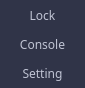
<?xml version="1.0" encoding="UTF-8"?>
<ui version="4.0">
 <class>FunctionBarChoiceDialog</class>
 <widget class="QDialog" name="FunctionBarChoiceDialog">
  <property name="geometry">
   <rect>
    <x>0</x>
    <y>0</y>
    <width>85</width>
    <height>88</height>
   </rect>
  </property>
  <property name="windowTitle">
   <string>Dialog</string>
  </property>
  <widget class="QPushButton" name="lockBtn">
   <property name="geometry">
    <rect>
     <x>0</x>
     <y>0</y>
     <width>85</width>
     <height>30</height>
    </rect>
   </property>
   <property name="font">
    <font>
     <family>微软雅黑</family>
    </font>
   </property>
   <property name="cursor">
    <cursorShape>PointingHandCursor</cursorShape>
   </property>
   <property name="styleSheet">
    <string notr="true">QPushButton{background-color:rgb(48,52,72);color:rgb(192,196,212);border:0px solid rgb(239,239,239);}
QPushButton:hover{background-color:rgb(44,48,67);color:white;}</string>
   </property>
   <property name="text">
    <string>Lock</string>
   </property>
  </widget>
  <widget class="QPushButton" name="consoleBtn">
   <property name="geometry">
    <rect>
     <x>0</x>
     <y>29</y>
     <width>85</width>
     <height>30</height>
    </rect>
   </property>
   <property name="font">
    <font>
     <family>微软雅黑</family>
    </font>
   </property>
   <property name="cursor">
    <cursorShape>PointingHandCursor</cursorShape>
   </property>
   <property name="styleSheet">
    <string notr="true">QPushButton{background-color:rgb(48,52,72);color:rgb(192,196,212);border:0px solid rgb(239,239,239);}
QPushButton:hover{background-color:rgb(44,48,67);color:white;}</string>
   </property>
   <property name="text">
    <string>Console</string>
   </property>
  </widget>
  <widget class="QPushButton" name="setBtn">
   <property name="geometry">
    <rect>
     <x>0</x>
     <y>58</y>
     <width>85</width>
     <height>30</height>
    </rect>
   </property>
   <property name="font">
    <font>
     <family>微软雅黑</family>
    </font>
   </property>
   <property name="cursor">
    <cursorShape>PointingHandCursor</cursorShape>
   </property>
   <property name="styleSheet">
    <string notr="true">QPushButton{background-color:rgb(48,52,72);color:rgb(192,196,212);border:0px solid rgb(239,239,239);}
QPushButton:hover{background-color:rgb(44,48,67);color:white;}</string>
   </property>
   <property name="text">
    <string>Setting</string>
   </property>
  </widget>
 </widget>
 <resources/>
 <connections/>
</ui>
